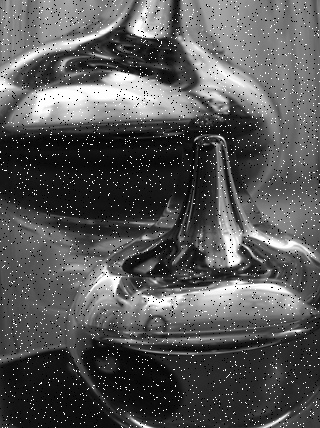
#> input picture image1.png, 320 x 428 px
$ jupyter execute MedianFilter.ipynb
#> lines starting #> are read from the running program, lines starting #| are printed output that depends on the picture
[cell 1]
from PIL import Image
import matplotlib.pyplot as plt

### Открываем изображение

[cell 2]
image = Image.open("image1.png")
#> image is the input picture: PIL image 320x428 RGB; min 0, max 255, mean 86.8

### Обработка изображения

[cell 3]
#Сохраняем ширину и высоту изображения
width, height = image.size
#> width = 320; height = 428

#Создаем пустое изображения с тем же размером
filteredImage = Image.new("RGB", (width, height))
#> filteredImage: PIL image 320x428 RGB; every value is 0

#Проход по каждому пикселю
for x in range(width):
    for y in range(height):
        #Создание матрицы обработки 3х3
        pixels = []
        #Проход по пикселям матрицы обработки
        for i in range(-1, 2):
            for j in range(-1, 2):
                #Проверка выхода за границы изображение
                if 0 <= x+i < width and 0 <= y+j < height:
                    pixel = image.getpixel((x+i, y+j))
                    pixels.append(pixel)
        #Сортировка матрицы обработки
        pixels.sort()
        #Поиск медианы
        medianPixel = pixels[len(pixels)//2]
        #Установка медианы в пиксель
        filteredImage.putpixel((x, y), medianPixel)
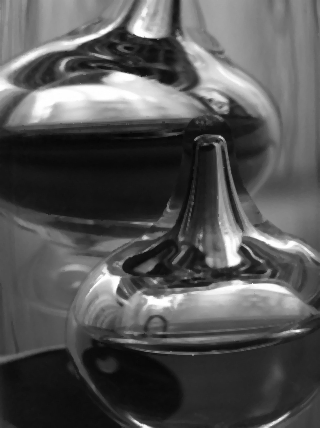
#> filteredImage: PIL image 320x428 RGB; min 5, max 255, mean 84.7

### Вывод изображения

[cell 4]
plt.figure()
f, a = plt.subplots(1, 2)
a[0].imshow(image)
a[1].imshow(filteredImage)
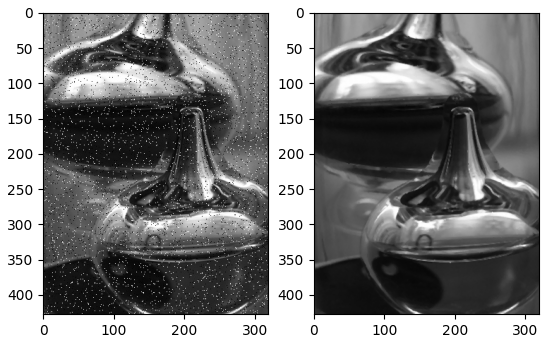
#> figure drawn by matplotlib, 2 panels
